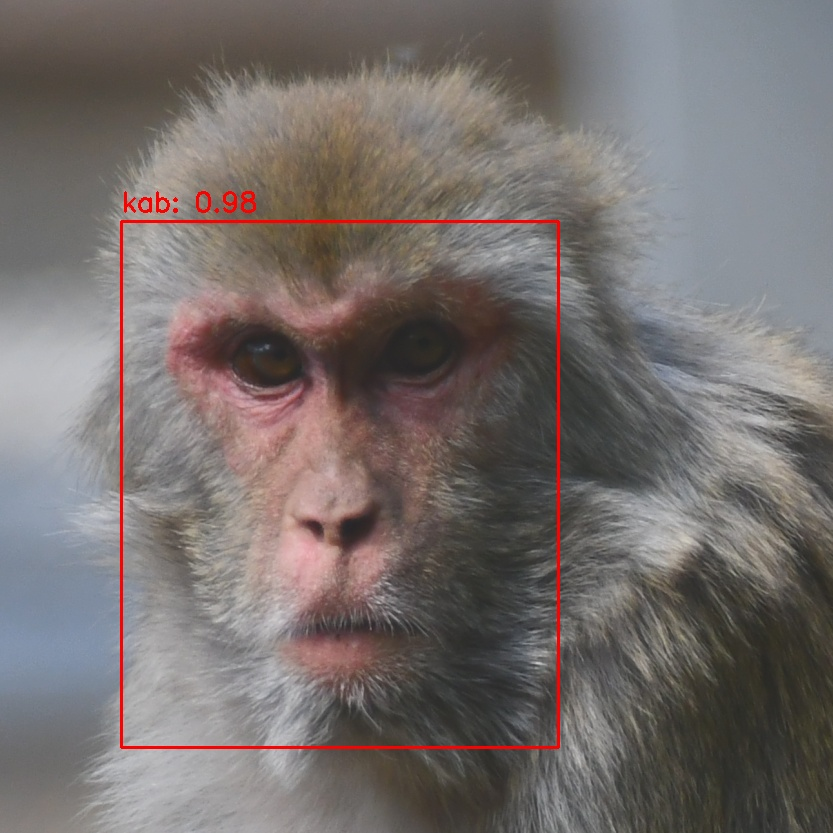
#> input picture images/main.jpg, 833 x 833 px
$ python -i quality_assessment.py   (imports and definitions only)   (older library calls are emulated)
#> lines starting #> are read from the running program, lines starting #| are printed output that depends on the picture
import cv2
import numpy as np
from skimage.filters import laplace
from skimage import img_as_float

class FaceQualityAssessor:
    """
    Assesses the quality of detected face images for optimal recognition

    Features:
    - Resolution assessment
    - Blur detection
    - Lighting evaluation
    - Pose angle estimation
    - Overall quality score

    A higher score indicates better quality for recognition
    """

    def __init__(self):
        """Initialize the FaceQualityAssessor with default parameters"""
        # Thresholds for various quality metrics
        self.min_face_size = 64  # Minimum recommended resolution
        self.optimal_face_size = 224  # Optimal resolution for recognition
        self.blur_threshold = 100  # Laplacian variance threshold for blur detection
        self.lighting_range = (40, 220)  # Good lighting range (min, max pixel values)

        # Weights for overall score calculation
        self.weights = {
            'resolution': 0.25,
            'blur': 0.35,
            'lighting': 0.25,
            'pose': 0.15
        }

    def assess_quality(self, face_image):
        """
        Assess the quality of a face image for recognition

        Args:
            face_image (numpy.ndarray): Face image in BGR format

        Returns:
            dict: Dictionary with quality scores and an overall score (0-100)
        """
        if face_image is None or face_image.size == 0:
            return {
                'overall_score': 0,
                'resolution_score': 0,
                'blur_score': 0,
                'lighting_score': 0,
                'pose_score': 0,
                'is_good_quality': False,
                'recommendations': ['Invalid image']
            }

        # Convert to grayscale for certain assessments
        if len(face_image.shape) == 3:
            gray_image = cv2.cvtColor(face_image, cv2.COLOR_BGR2GRAY)
        else:
            gray_image = face_image

        # Assess individual quality factors
        resolution_score = self._assess_resolution(face_image)
        blur_score = self._assess_blur(gray_image)
        lighting_score = self._assess_lighting(gray_image)
        pose_score = self._assess_pose(face_image)

        # Calculate overall score (weighted average)
        overall_score = (
            self.weights['resolution'] * resolution_score +
            self.weights['blur'] * blur_score +
            self.weights['lighting'] * lighting_score +
            self.weights['pose'] * pose_score
        )

        # Determine if the image is good quality (above 60%)
        is_good_quality = overall_score > 60

        # Generate recommendations for improvement
        recommendations = self._generate_recommendations(
            resolution_score, blur_score, lighting_score, pose_score
        )

        return {
            'overall_score': round(overall_score, 1),
            'resolution_score': round(resolution_score, 1),
            'blur_score': round(blur_score, 1),
            'lighting_score': round(lighting_score, 1),
            'pose_score': round(pose_score, 1),
            'is_good_quality': is_good_quality,
            'recommendations': recommendations
        }

    def _assess_resolution(self, image):
        """
        Assess the resolution quality of a face image

        Args:
            image (numpy.ndarray): Face image

        Returns:
            float: Resolution score (0-100)
        """
        h, w = image.shape[:2]
        min_dimension = min(h, w)

        if min_dimension < self.min_face_size:
            # Below minimum threshold
            return (min_dimension / self.min_face_size) * 50

        if min_dimension >= self.optimal_face_size:
            # At or above optimal size
            return 100

        # Linear scaling between minimum and optimal
        return 50 + (min_dimension - self.min_face_size) / (self.optimal_face_size - self.min_face_size) * 50

    def _assess_blur(self, gray_image):
        """
        Detect and assess the level of blur in an image using Laplacian variance

        Args:
            gray_image (numpy.ndarray): Grayscale face image

        Returns:
            float: Blur score (0-100), higher means less blur
        """
        # Calculate Laplacian variance
        lap_var = cv2.Laplacian(gray_image, cv2.CV_64F).var()

        if lap_var < 10:  # Extremely blurry
            return 0

        if lap_var > self.blur_threshold:
            return 100

        # Linear scaling for blur
        return (lap_var / self.blur_threshold) * 100

    def _assess_lighting(self, gray_image):
        """
        Assess the lighting conditions in the face image

        Args:
            gray_image (numpy.ndarray): Grayscale face image

        Returns:
            float: Lighting score (0-100)
        """
        # Calculate histogram
        hist = cv2.calcHist([gray_image], [0], None, [256], [0, 256])
        hist = hist.flatten() / (gray_image.shape[0] * gray_image.shape[1])

        # Calculate mean and standard deviation
        mean_val = np.mean(gray_image)
        std_val = np.std(gray_image)

        # Check if the lighting is too dark or too bright
        if mean_val < self.lighting_range[0]:
            # Too dark
            return (mean_val / self.lighting_range[0]) * 50

        if mean_val > self.lighting_range[1]:
            # Too bright
            return 100 - min(100, ((mean_val - self.lighting_range[1]) / (255 - self.lighting_range[1])) * 50)

        # Assess contrast using standard deviation
        contrast_score = min(100, (std_val / 60) * 100)

        # Average of lighting and contrast scores
        return (100 - abs(((mean_val - 128) / 128) * 50) + contrast_score) / 2

    def _assess_pose(self, face_image):
        """
        Estimate face pose quality (frontal vs. profile)
        This is a simplified estimation, as accurate pose estimation
        typically requires facial landmarks or a specialized model

        Args:
            face_image (numpy.ndarray): Face image

        Returns:
            float: Pose score (0-100)
        """
        # This is a simplified method assuming symmetry indicates frontal pose
        # For production, use a proper face alignment/pose estimation model
        if len(face_image.shape) == 3:
            gray_image = cv2.cvtColor(face_image, cv2.COLOR_BGR2GRAY)
        else:
            gray_image = face_image

        h, w = gray_image.shape
        left_half = gray_image[:, :w//2]
        right_half = gray_image[:, w//2:]
        right_half_flipped = cv2.flip(right_half, 1)

        # Resize for comparison if needed
        if left_half.shape != right_half_flipped.shape:
            min_w = min(left_half.shape[1], right_half_flipped.shape[1])
            left_half = left_half[:, :min_w]
            right_half_flipped = right_half_flipped[:, :min_w]

        # Compare the left half with the flipped right half
        # More similar halves indicate a more frontal pose
        similarity = np.mean(cv2.absdiff(left_half, right_half_flipped))
        max_diff = 255  # Maximum possible difference

        # Convert to a score (0-100)
        pose_score = 100 - (similarity / max_diff) * 100
        return max(0, min(100, pose_score))

    def _generate_recommendations(self, resolution_score, blur_score, lighting_score, pose_score):
        """
        Generate recommendations for improving image quality

        Args:
            resolution_score (float): Resolution quality score
            blur_score (float): Blur quality score
            lighting_score (float): Lighting quality score
            pose_score (float): Pose quality score

        Returns:
            list: List of recommendation strings
        """
        recommendations = []

        if resolution_score < 60:
            recommendations.append("Increase image resolution (closer capture or higher resolution camera)")

        if blur_score < 60:
            recommendations.append("Reduce motion blur (stabilize camera and subject)")

        if lighting_score < 60:
            recommendations.append("Improve lighting conditions (avoid poor/uneven lighting)")

        if pose_score < 60:
            recommendations.append("Capture more frontal face view")

        if not recommendations:
            recommendations.append("Good quality image for recognition")

        return recommendations


def assess_face_quality(face_image):
    """
    Convenience function to assess the quality of a face image

    Args:
        face_image (numpy.ndarray): Face image in BGR format

    Returns:
        dict: Dictionary with quality scores and an overall score (0-100)
    """
    assessor = FaceQualityAssessor()
    return assessor.assess_quality(face_image)


def filter_quality_faces(face_images, threshold=60):
    """
    Filter out low-quality face images

    Args:
        face_images (list): List of face images
        threshold (int): Quality threshold (0-100)

    Returns:
        tuple: (filtered_images, scores) - High quality images and their scores
    """
    assessor = FaceQualityAssessor()
    filtered_images = []
    scores = []

    for image in face_images:
        result = assessor.assess_quality(image)
        if result['overall_score'] >= threshold:
            filtered_images.append(image)
            scores.append(result['overall_score'])

    return filtered_images, scores

>>> import cv2
>>> picture = cv2.imread('../../images/main.jpg')
#> picture is the input picture: shape (833, 833, 3); mean B, G, R 108.9, 110.8, 118.1
>>> result = FaceQualityAssessor().assess_quality(picture)
#> in assess_quality, `gray_image = cv2.cvtColor(face_image, cv2.COLOR_BGR2GRAY)`:
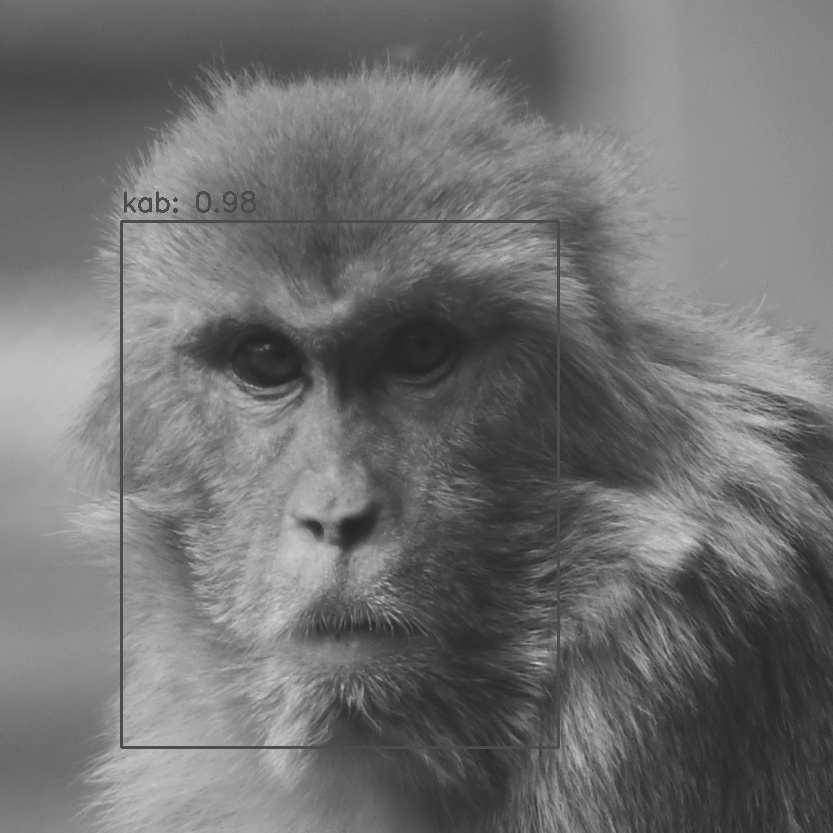
#> gray_image: shape (833, 833); min 36, max 206, mean 112.8
#> in assess_quality, `resolution_score = self._assess_resolution(face_image)`: resolution_score = 100
#> in _assess_blur, `lap_var = cv2.Laplacian(gray_image, cv2.CV_64F).var()`: lap_var = 128.5
#> in assess_quality, `blur_score = self._assess_blur(gray_image)`: blur_score = 100
#> in _assess_lighting, `hist = cv2.calcHist([gray_image], [0], None, [256], [0, 256])`: hist = 256 values, max 11425 at index 147, min 0 at index 0, mean 2710.5
#> in _assess_lighting, `hist = hist.flatten() / (gray_image.shape[0] * gray_image.shape[1])`: hist = 256 values, max 0.0165 at index 147, min 0 at index 0, mean 0.00391
#> in _assess_lighting, `mean_val = np.mean(gray_image)`: mean_val = 112.8
#> in _assess_lighting, `std_val = np.std(gray_image)`: std_val = 37.82
#> in _assess_lighting, `contrast_score = min(100, (std_val / 60) * 100)`: contrast_score = 63.04
#> in assess_quality, `lighting_score = self._assess_lighting(gray_image)`: lighting_score = 78.54
#> in _assess_pose, `left_half = gray_image[:, :w//2]`:
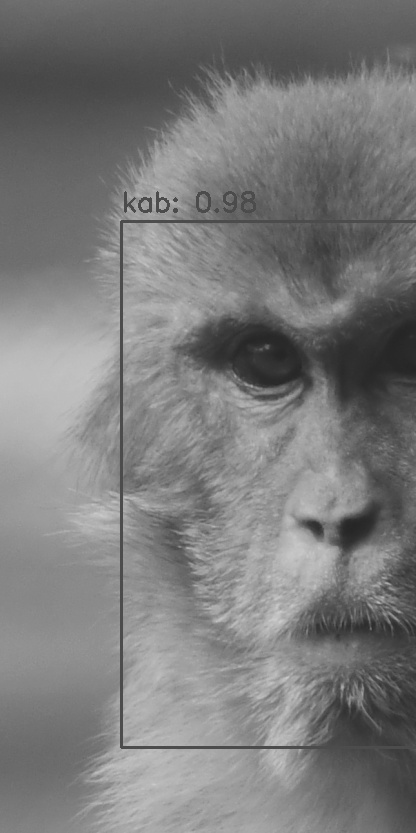
#> left_half: shape (833, 416); min 37, max 204, mean 123.1
#> in _assess_pose, `right_half = gray_image[:, w//2:]`:
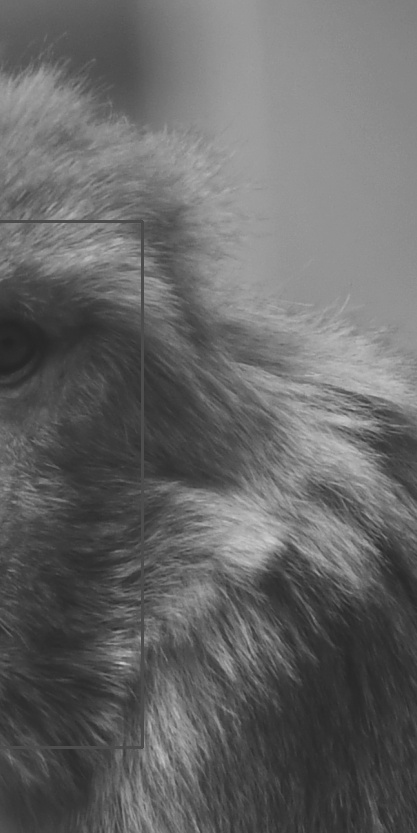
#> right_half: shape (833, 417); min 36, max 206, mean 102.4
#> in _assess_pose, `right_half_flipped = cv2.flip(right_half, 1)`:
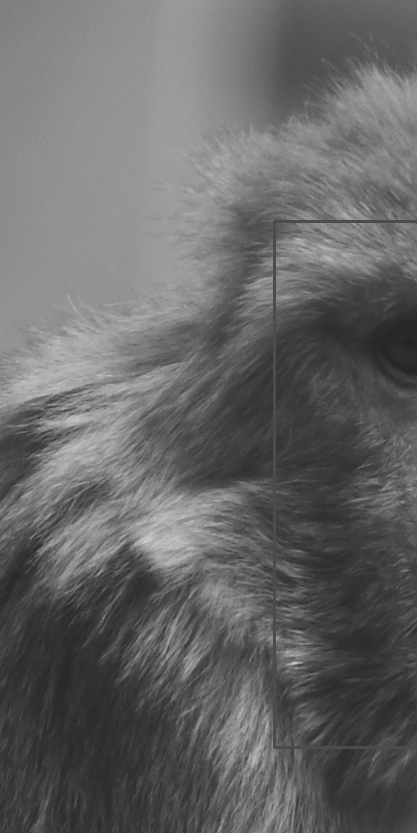
#> right_half_flipped: shape (833, 417); min 36, max 206, mean 102.4
#> in _assess_pose, `similarity = np.mean(cv2.absdiff(left_half, right_half_flipped))`: similarity = 42.93
#> in _assess_pose, `pose_score = 100 - (similarity / max_diff) * 100`: pose_score = 83.16
#> in assess_quality, `overall_score = ( self.weights['resolution'] * resolution_score + self..`: overall_score = 92.11
#> in assess_quality, `is_good_quality = overall_score > 60`: is_good_quality = True
#> in assess_quality, `recommendations = self._generate_recommendations( resolution_score, bl..`: recommendations = ['Good quality image for recognition']
#> result = {'overall_score': 92.1, 'resolution_score': 100, 'blur_score': 100, 'lighting_score': 78.5, 'pose_score': 83.2, 'is_good_quality': True, 'recommendations': ['Good quality image for recognition']}
